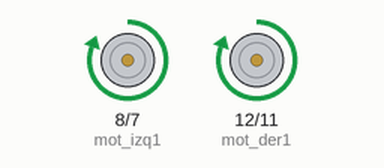
Simulated run of this sketch. Board: Arduino Uno, built with avr-gcc and run on an emulated ATmega328P. On the bench: motor-driver pin pairs drawn as motors (green arrow = first pin HIGH = forward, orange = second pin HIGH = backward, longer = more drive).

Above: at 1.0 s.
At 3.0 s:
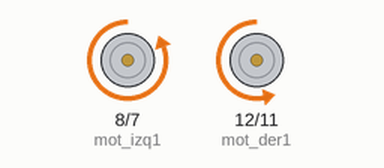
Timing chart, 0 to 5.2 s (numbered marks = the images above):
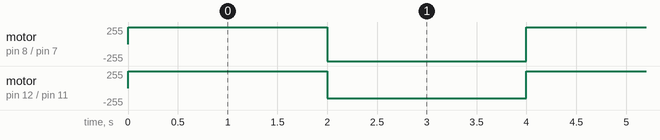

The sketch:

clase03-29.ino
```cpp
int mot_der1=12;
int mot_der2=11;

int mot_izq1=8;
int mot_izq2=7;

void setup() {
  // put your setup code here, to run once:
    pinMode(mot_der1, OUTPUT);
    pinMode(mot_der2, OUTPUT);
    pinMode(mot_izq1, OUTPUT);
    pinMode(mot_izq2, OUTPUT);
}

void loop() {
  // put your main code here, to run repeatedly:
  //velocidad a un lado
  analogWrite(mot_der1, 150 ); //0 a 1024
  analogWrite(mot_der2, 0 );
  //
  analogWrite(mot_izq1, 150 ); //0 a 1024
  analogWrite(mot_izq2, 0 );
  delay(2000);

  analogWrite(mot_der1, 0 ); //0 a 1024
  analogWrite(mot_der2, 150 );
  //
  analogWrite(mot_izq1, 0 ); //0 a 1024
  analogWrite(mot_izq2, 150 );
  delay(2000);
}
```

Measured:
- by itself, motor on pin 8 (mot_izq1) / pin 7 (mot_izq2): alternates forward 255/255 for 2.0 s and backward 255/255 for 2.0 s
- by itself, motor on pin 12 (mot_der1) / pin 11 (mot_der2): alternates forward 255/255 for 2.0 s and backward 150/255 for 2.0 s
